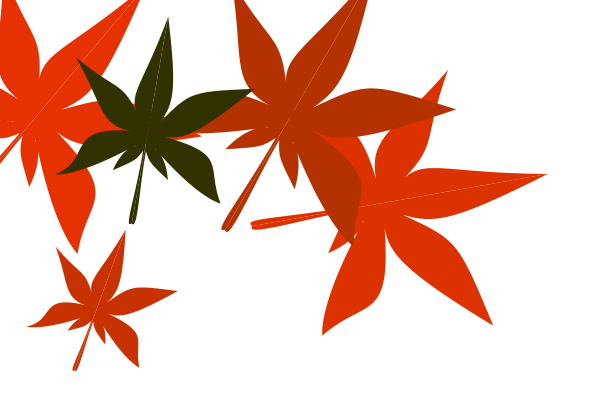
Frame 1 (no input)
Frame 60 (the mouse pressed at the canvas centre just before this capture): identical to frame 1, image omitted
Frame 120 (the mouse held since frame 60 and released just before this capture): identical to frame 1, image omitted

The Processing sketch that drew this single still picture (run headless with seeded random() and noise(); from frame 60 on, the mouse is pressed at the canvas centre):

// Processing sketch: processing_15975
// ── processing_15975.pde

void setup() {
  size(600,400);
  noStroke();
} 

void draw() {
  background(255);
  maple(400,200,1,80,220);
  maple(100,300,0.5,20,200);
  maple(300,100,1,30,180);
  maple(50,100,1,40,230);
  maple(150,120,0.7,10,50);
}

void maple(int x, int y,float s,float r,int c) {
  pushMatrix();
  translate(x,y);
  scale(s);
  rotate(radians(r));
  fill(c,50,0);
  smooth();

  beginShape();
  vertex(0,-150);
  bezierVertex(-20,-40,-40,-30,-15,0);
  bezierVertex(-50,-50,-50,-30,-120,-70);
  bezierVertex(-70,-10,-70,20,-25,20);
  bezierVertex(-120,30,-70,70,-120,100);
  bezierVertex(-120,100,-90,100,-15,40);
  bezierVertex(-10,40,-30,40,-40,80);
  bezierVertex(-10,60,-10,60,-2,45);
  bezierVertex(-2,120,-10,160,0,150);
  endShape();


  translate(200,-200);
  beginShape();
  vertex(-200,50);
  bezierVertex(-170,150,-170,170,-185,200);
  bezierVertex(-150,150,-150,150,-60,130);
  bezierVertex(-130,210,-150,220,-175,220);
  bezierVertex(-80,230,-110,250,-80,300);
  bezierVertex(-80,300,-110,300,-185,240);
  bezierVertex(-190,240,-170,240,-160,280);
  bezierVertex(-190,260,-190,260,-198,245);
  bezierVertex(-198,300,-190,360,-200,350);
  endShape();
  popMatrix();
}
